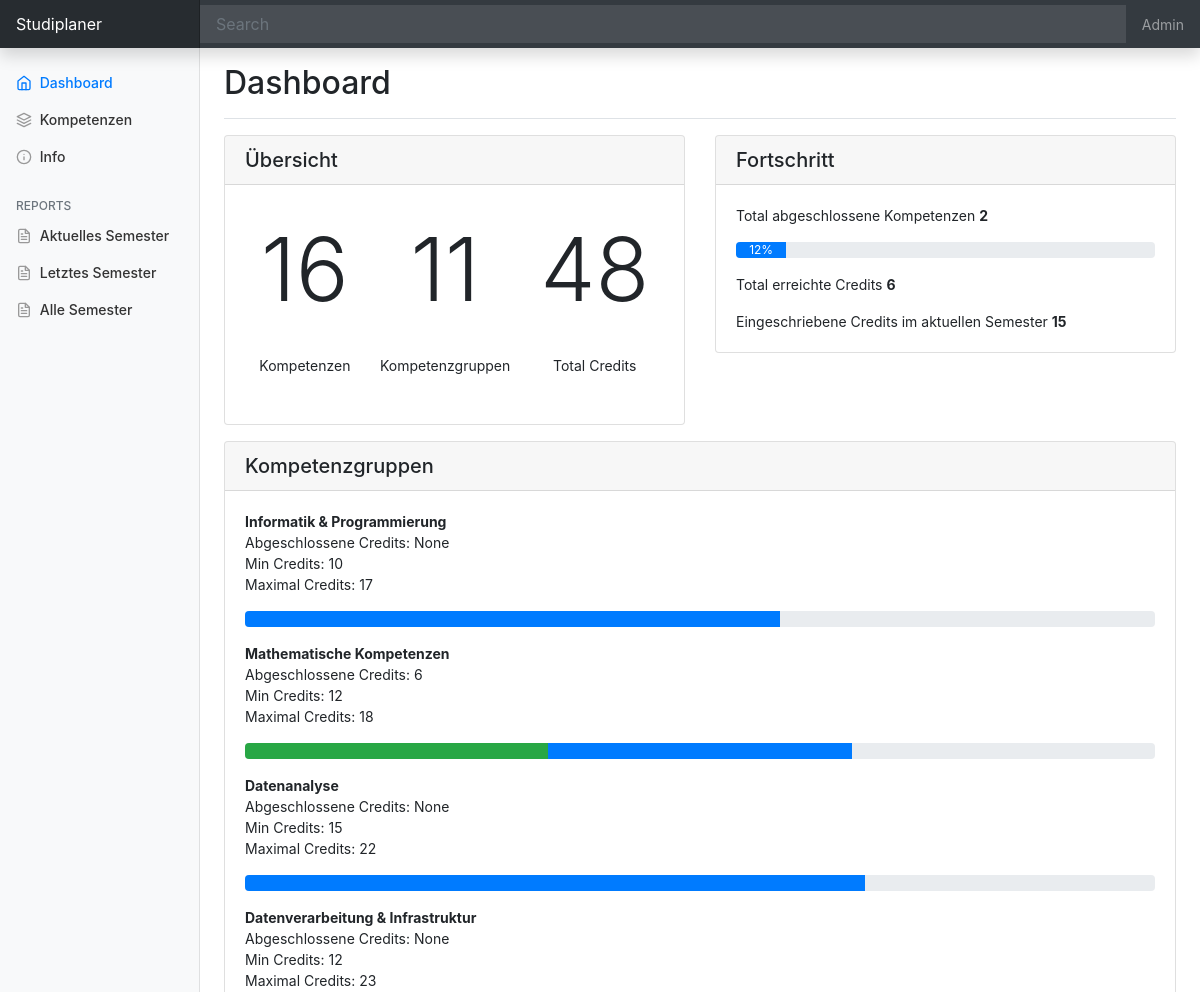
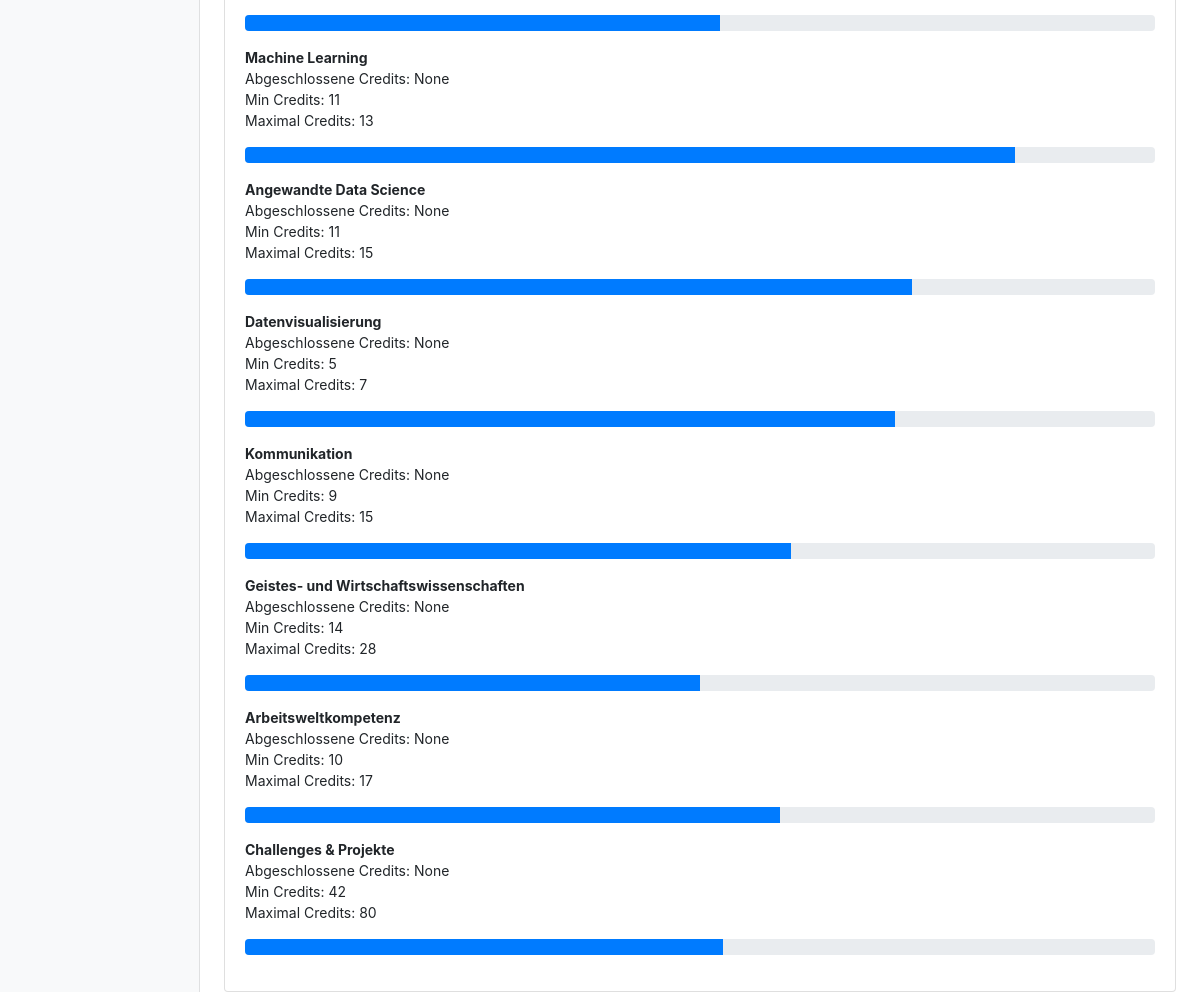
The page / on the database its author committed (2 pictures, top to bottom).
### kompetenzen/models.py (models this page shows, shortened)
class course_group(models.Model):
    id = models.AutoField(primary_key=True)
    name = models.CharField(max_length=100, null=True)
    maxcredits = models.IntegerField(null=True)
    mincredits = models.IntegerField(null=True)
    date_created = models.DateTimeField(auto_now_add=True)

### kompetenzen/views.py (the view)
# urls.py: 2. Add a URL to urlpatterns:  path('', views.home, name='home')
def home(request):
     totalcredits = course.objects.aggregate(sumcredits=Sum('credits'))['sumcredits']
     totalcourses = course.objects.count()
     totalcoursegroups = course_group.objects.count()
     coursesdone = course.objects.filter(done=True).count()
     creditsdone = course.objects.filter(done=True).aggregate(sumcredits=Sum('credits'))['sumcredits']
     signedupcurrentsem = course.objects.filter(semester__current=True).aggregate(sumcredits=Sum('credits'))['sumcredits']
     perccoursesdone = int((coursesdone / totalcourses * 100))
     groups = course_group.objects.all()
     dic = {}
     for group in groups:
          gn = group.name
          c = course.objects.filter(group__name=gn,done=True).aggregate(sumcredits=Sum('credits'))['sumcredits']
          if type(c) != int:
               pd = 0
               pl = group.mincredits/group.maxcredits*100
          else:
               pd = c/group.maxcredits*100
               pl = (group.mincredits-c)/group.maxcredits*100
          dic[gn] = {'credits':c,'max':group.maxcredits,'min':group.mincredits,'percentdone':pd,'percentleft':pl}
     context = {
          'totalcoursegroups':totalcoursegroups,
          'totalcourses':totalcourses,
          'totalcredits':totalcredits,
          'coursesdone':coursesdone,
          'creditsdone':creditsdone,
          'perccoursesdone':perccoursesdone,
          'signedupcurrentsem':signedupcurrentsem,
          'groups':groups,
          'dic':dic
          }
     return render(request, 'kompetenzen/dashboard.html', context)

### kompetenzen/templates/kompetenzen/dashboard.html (shortened to what this page needs)
{% extends 'kompetenzen/main.html' %}
{% block content %}
<main role="main" class="col-md-9 ml-sm-auto col-lg-10 px-md-4">
  <div class="d-flex justify-content-between flex-wrap flex-md-nowrap align-items-center pt-3 pb-2 mb-3 border-bottom">
    <h1 class="h2">Dashboard</h1>
  </div>
  <div class="row">
    <div class="col">
      <div class="card">
        <h5 class="card-header">Übersicht</h5>
        <div class="card-body">
          <h7 class="card-text">
            <table class="table table-borderless text-center">
              <tr>
                <td>
                  <h2 class="display-2">{{totalcourses}}</h2>
                </td>
                <td>
                  <h2 class="display-2">{{totalcoursegroups}}</h2>
                </td>
                <td>
                  <h2 class="display-2">{{totalcredits}}</h2>
                </td>
              </tr>
              <tr>
                <td>Kompetenzen</td>
                <td>Kompetenzgruppen</td>
                <td>Total Credits</td>
              </tr>
            </table>
          </h7>
        </div>
      </div>
    </div>
    <div class="col">
      <div class="card">
        <h5 class="card-header">Fortschritt</h5>
        <div class="card-body">
          <p class="card-text">
            Total abgeschlossene Kompetenzen <b>{{coursesdone}}</b>
          <div class="progress">
            <div class="progress-bar" role="progressbar" style="width: {{perccoursesdone}}%" aria-valuenow="{{done}}"
              aria-valuemin="0" aria-valuemax="{{totalcourses}}">{{perccoursesdone}}%</div>
          </div>
          </p>
          <p class="card-text">
            Total erreichte Credits <b>{{creditsdone}}</b>
          </p>
          <p class="card-text">Eingeschriebene Credits im aktuellen Semester <b>{{signedupcurrentsem}}</b>
          </p>
        </div>
      </div>
    </div>
  </div>
  <div class="row">
    <div class="col">
      <div class="card">
        <h5 class="card-header">Kompetenzgruppen</h5>
        <div class="card-body">
          <h7 class="card-text">
            {% for key,values in dic.items %}
            <p class="card-text">
              <b>{{key}}</b><br>
              Abgeschlossene Credits: {{values.credits}}<br>
              Min Credits: {{values.min}}<br>
              Maximal Credits: {{values.max}}<br>
            <div class="progress">
              <div class="progress-bar bg-success" role="progressbar" style="width: {{values.percentdone}}%"></div>
              <div class="progress-bar bg-primary" role="progressbar" style="width: {{values.percentleft}}%"></div>
            </div>
            </p>
            {% endfor %}
          </h7>
        </div>
      </div>
    </div>
  </div>
</main>
{% endblock %}

### static/css/main.css (style rules this page uses)
body { background-color: #ffffff; }

### static/css/dashboard.css (style rules this page uses)
body { font-size: .875rem; }

### rows shown on the page
course_group: dic "Informatik & Programmierung"
course_group: dic "Mathematische Kompetenzen"
course_group: dic "Datenanalyse"
course_group: dic "Datenverarbeitung & Infrastruktur"
course_group: dic "Machine Learning"
course_group: dic "Angewandte Data Science"
course_group: dic "Datenvisualisierung"
course_group: dic "Kommunikation"
course_group: dic "Geistes- und Wirtschaftswissenschaften"
course_group: dic "Arbeitsweltkompetenz"
course_group: dic "Challenges & Projekte"

### other values the page prints
{{ totalcourses }} "16"
{{ totalcoursegroups }} "11"
{{ totalcredits }} "48"
{{ coursesdone }} "2"
{{ perccoursesdone }} "12"
{{ creditsdone }} "6"
{{ signedupcurrentsem }} "15"
{{ values.credits }} "None" "6" "None" "None" "None" "None" "None" "None" "None" "None" "None"
{{ values.min }} "10" "12" "15" "12" "11" "11" "5" "9" "14" "10" "42"
{{ values.max }} "17" "18" "22" "23" "13" "15" "7" "15" "28" "17" "80"
